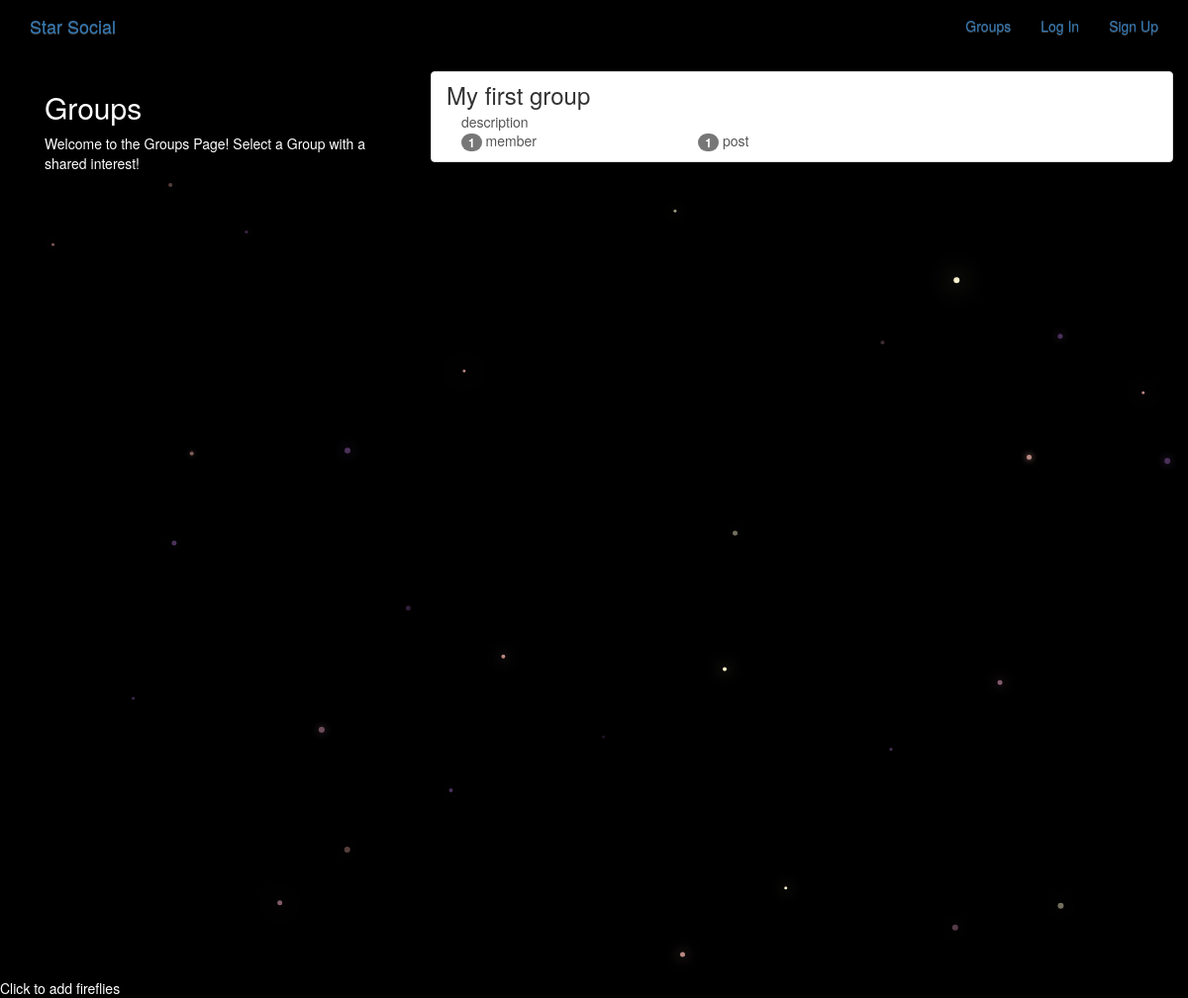
The app's page /groups/ with its own data.
### groups/models.py (models this page shows, shortened)
class Group(models.Model):
    name = models.CharField(max_length=256, unique=True)
    slug = models.SlugField(allow_unicode=True, unique=True)
    description = models.TextField(blank=True, default='')
    description_html = models.TextField(editable=False, default='', blank=True)
    members = models.ManyToManyField(User, through='GroupMember')
    class Meta:
        ordering = ['name']

### groups/views.py (the view)
# urls.py: path("", views.ListGroups.as_view(), name='all'),
class ListGroups(generic.ListView):
    model = Group

### groups/templates/groups/group_list.html (shortened to what this page needs)
{% extends "groups/group_base.html" %}
{% block pregroup %}
<div class="col-md-4">
    <div class="content">
        <h2>Groups</h2>
        <p>Welcome to the Groups Page! Select a Group with a shared interest!</p>
    </div>
</div>
{% endblock %}
{% block group_content %}
<div class="col-md-8">
    <div class="list-group">
        {% for group in object_list %}
        <a class="list-group-item" href="{% url 'groups:single' slug=group.slug %}">
            <h3 class="title list-group-item-heading">{{ group.name }}</h3>
            <div class="list-group-item-text container-fluid">
                {{ group.description_html|safe }}
                <div class="row">
                    <div class="col-md-4">
                        <span class="badge">{{ group.members.count }}</span> member{{ group.members.count|pluralize }}
                    </div>
                    <div class="col-md-4">
                        <span class="badge">{{ group.posts.count }}</span> post{{ group.posts.count|pluralize }}
                    </div>
                </div>
            </div>
        </a>
        {% endfor %}
    </div>
</div>
{% endblock %}

### static/simplesocial/css/master.css (style rules this page uses)
body { margin: 0; overflow: hidden; background-color: black; color: white; }

### records on screen
Group: name "My first group", description_html "description", members.count "1", posts.count "1"
